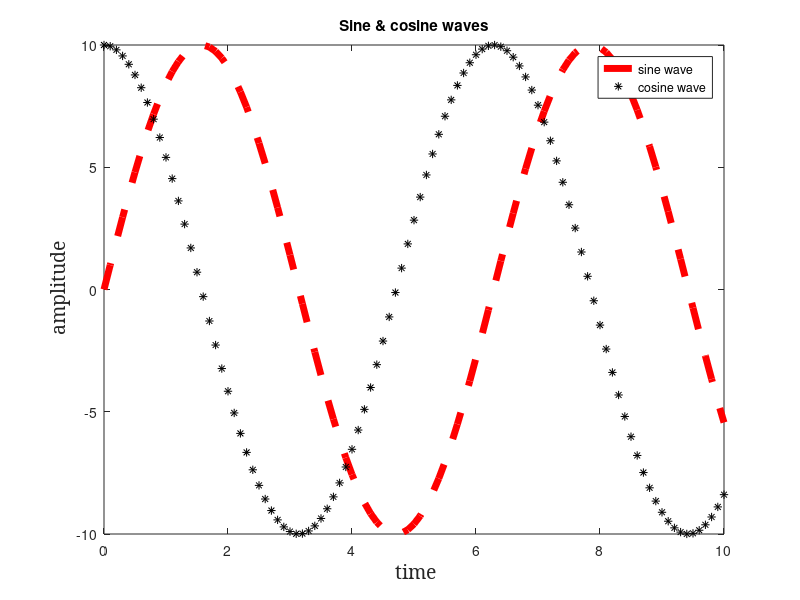

Here is the MATLAB script that generated this plot:
%Developed by Atharva Kulkarni(16070123129)
%Date:11/1/2019
%Version: 1.0
%This code will plot a sine wave and a cosine wave in a single graph


clc;                                                   %clears the command window
clear all;                                             %removes items from matlab workspace
close all;                                             %closes all windows
a = 10;
t = 0 : 0.1 : 10;
A = a*sin(t);
plot(t,A,'r--','linewidth',5)                          % used for plotting a sine wave dashed line 
hold on;                                               %used for ploting 2 waves in 1 graph
B = a*cos(t);
plot(t,B,'k*')
xlabel('\fontname{cambria} time','fontsize',14)        % used for giving x-axis a name with fontsize 14 and using canbria font
ylabel('\fontname{cambria} amplitude','fontsize',14)   % used for giving y-axis a name with fontsize 14 and using canbria font
title('Sine & cosine waves')                           %used to ad a title to the graph
legend('sine wave','cosine wave')                      %used for given a index to the graph